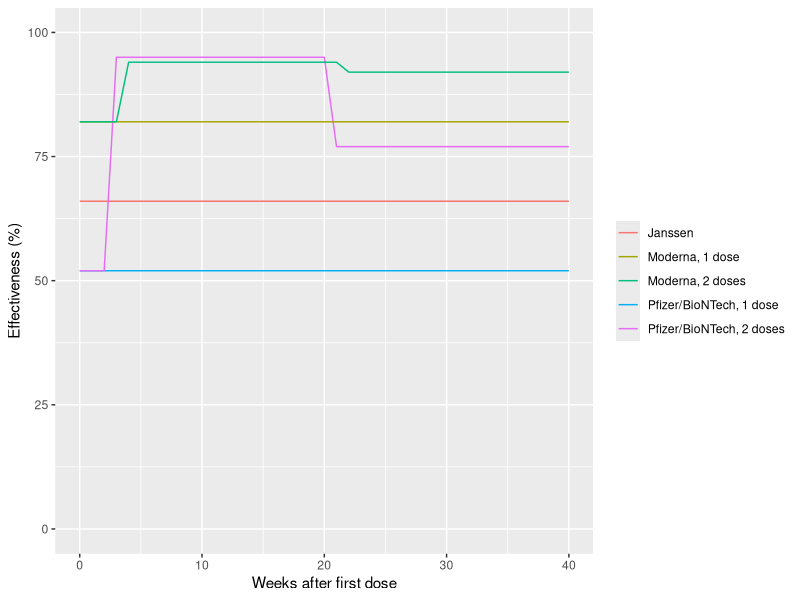

This figure's R source: (Note: this script raises an error after producing the figure.)
###################################################################################################
#Title: Plot average vaccine efficacy (Figure A1)
#Author: Sophia Tan
###################################################################################################

rm(list=ls())
setwd(here::here())

library(ggplot2)
library(tidyverse)

protected <- data.frame(weeks = seq(0, 94))
protected <- protected %>% mutate(jj=0.66,
                                  p1=0.52,
                                  p2=ifelse(weeks < 3, 0.52,
                                            ifelse(weeks >= 120/7 + 3, 0.77, 0.95)),
                                  m1=0.82,
                                  m2=ifelse(weeks < 4, 0.82,
                                            ifelse(weeks >= 120/7 + 4, 0.92, 0.94)))

# plot average efficacy over time
efficacy <- ggplot(protected %>% filter(weeks <= 40), aes(weeks)) +
  geom_line(aes(y=jj*100, color="Janssen")) +
  geom_line(aes(y=p1*100, color="Pfizer/BioNTech, 1 dose")) +
  geom_line(aes(y=p2*100, color="Pfizer/BioNTech, 2 doses")) +
  geom_line(aes(y=m1*100, color="Moderna, 1 dose")) +
  geom_line(aes(y=m2*100, color="Moderna, 2 doses")) +
  ylab("Effectiveness (%)") +
  ylim(c(0,100)) +
  scale_x_continuous(name="Weeks after first dose") +
  theme(legend.title = element_blank())

ggsave(efficacy, filename="figures/overall/figures/vaccine-effectiveness-time.jpg", dpi=300, width=6, height=5)
